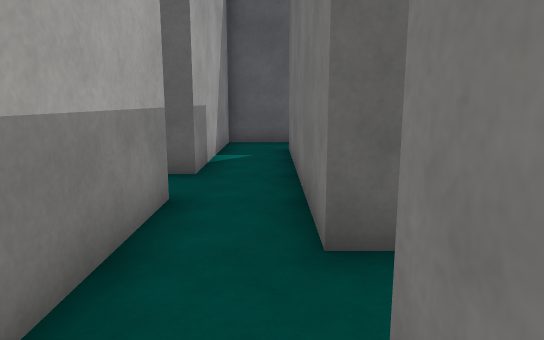
view 1 (above)

24 first-person views from a walk through a scene from a Unity 3-D project. The camera is 1.4 m above the floor, tilts 10° down and sees 70° across. The floor is counted in squares, 1 m on a side. Each view is taken from the middle of a square. On the plan, view 1 faces up. The plan holds only what a view shows up to about 16 squares ahead; the rest is blank. Surface patterns are stand-ins for the level's own textures.

view 2
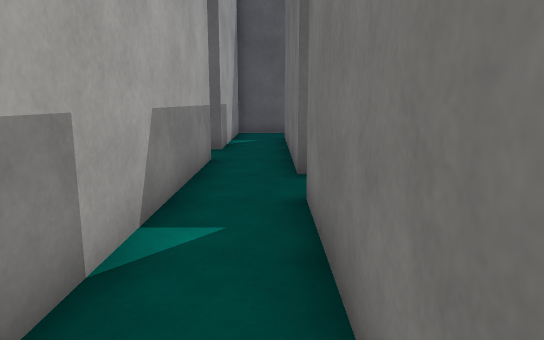

view 3
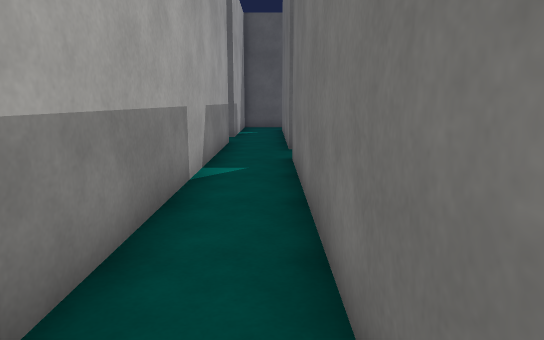

view 4
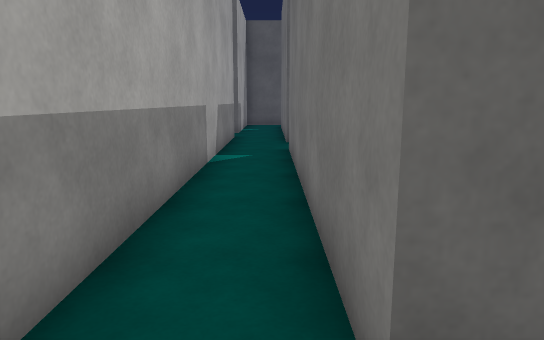

view 5
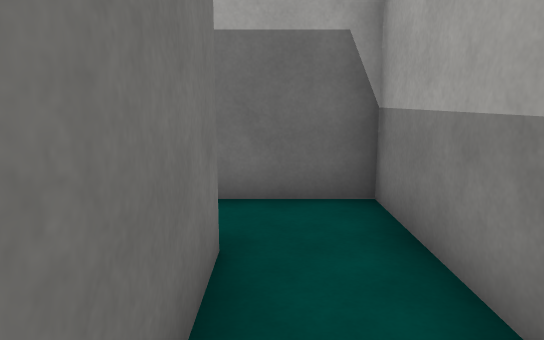

view 6
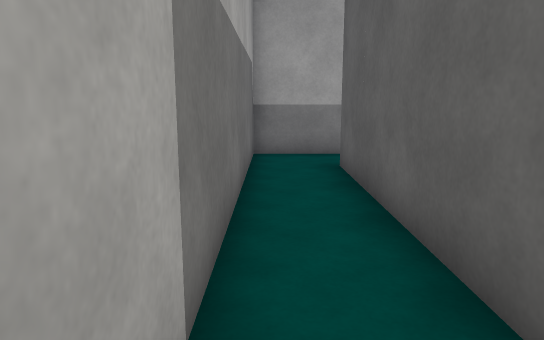

view 7
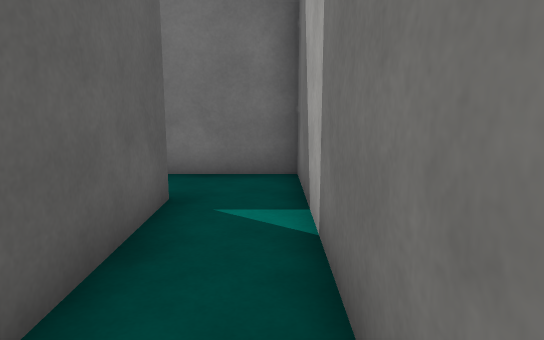

view 8
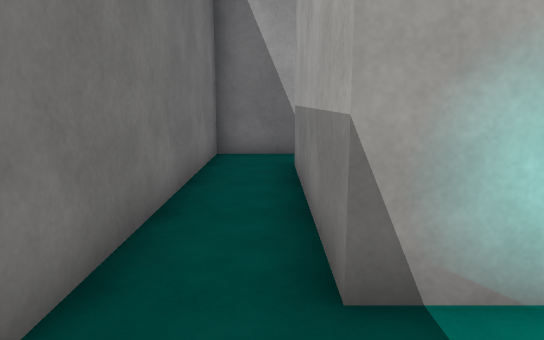

view 9
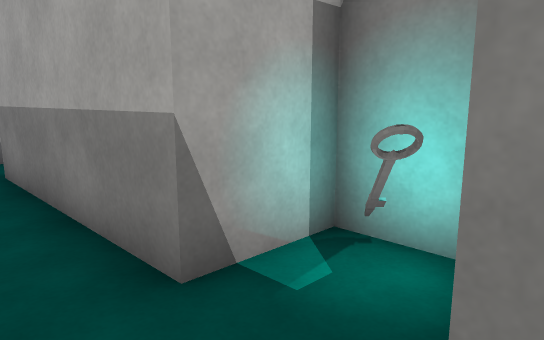

view 10
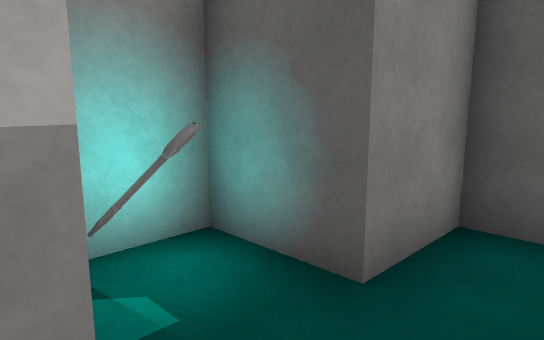

view 11
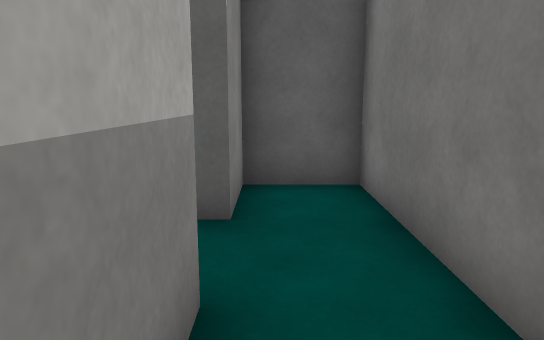

view 12
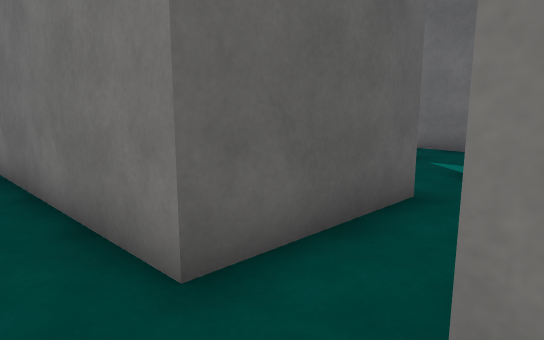

view 13
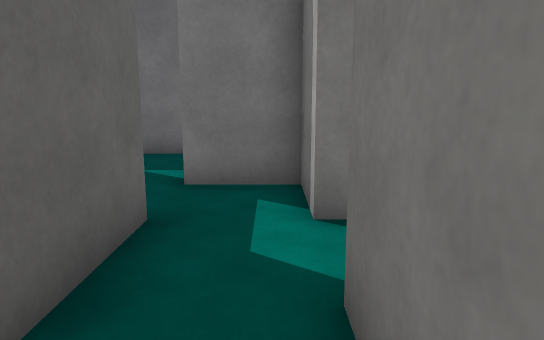

view 14
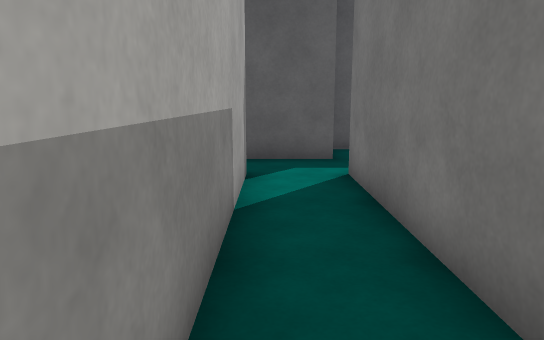

view 15
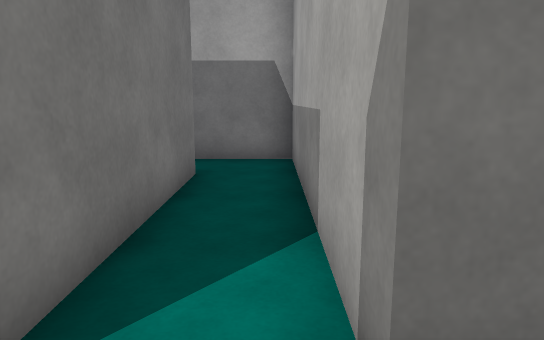

view 16
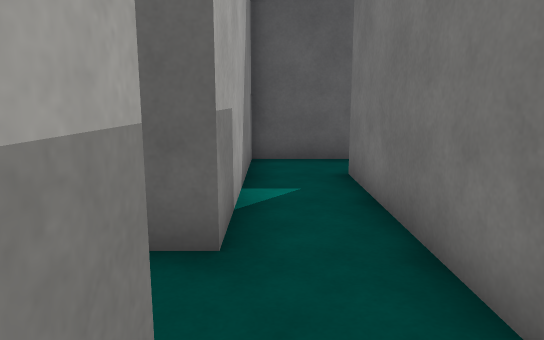

view 17
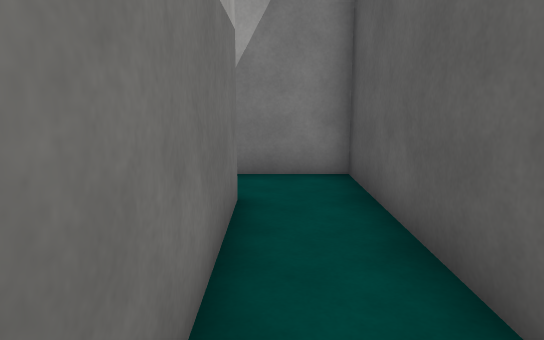

view 18
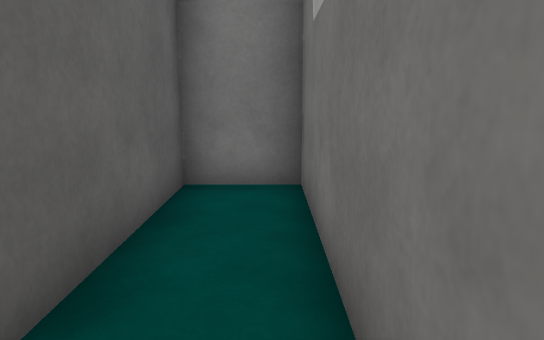

view 19
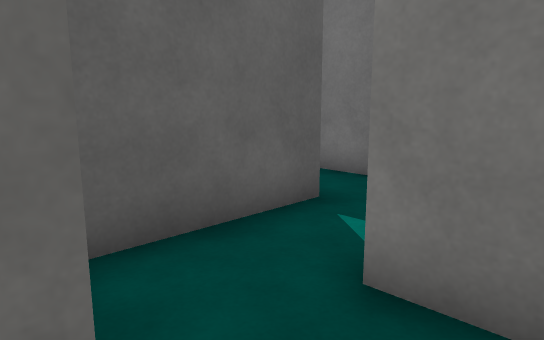

view 20
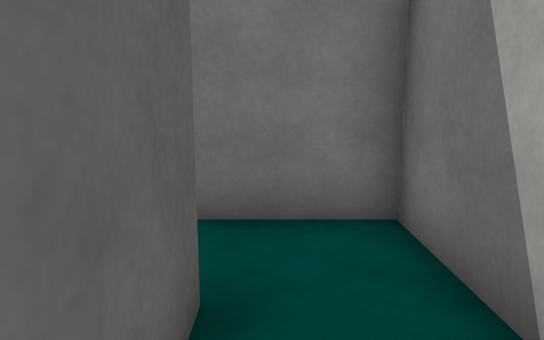

view 21
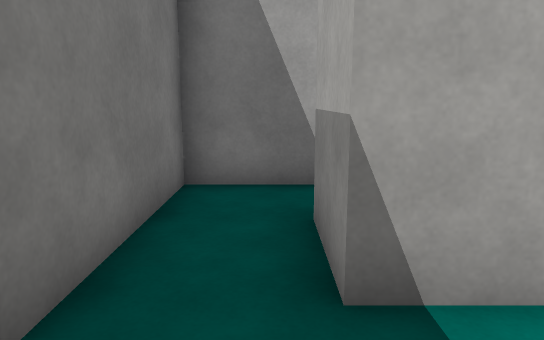

view 22
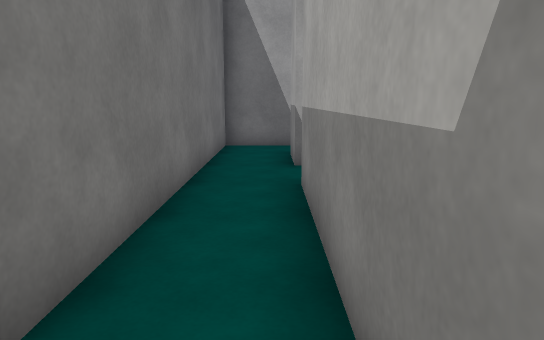

view 23
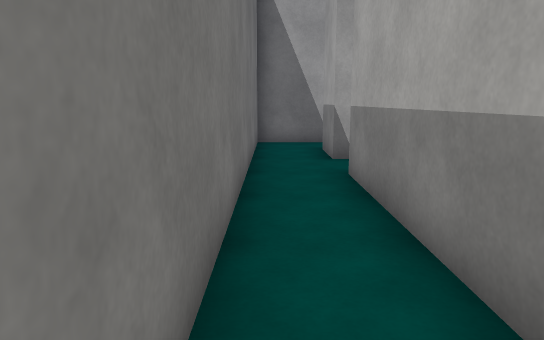

view 24
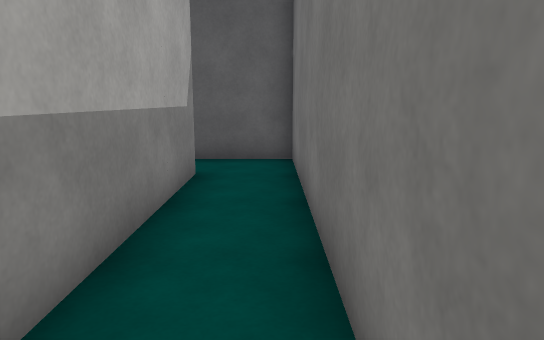

### Floor plan
Ten units are one square. View 1 is at (0, 0); x grows to the right and y downward. Boxes are objects, and circles mark ways between rooms. Rooms are numbered by the first view taken in them; rooms with no view inside come last. Other rooms are left out.
<svg viewBox="-30 -180 140 290">
<path fill="none" stroke="#000" d="M24 -35 5 -35 5 -55M-15 -55 -15 105 105 105 105 -15 85 -15 85 5 65 5 65 25 85 25 85 85 5 85 5 -15 25 -15M25 -15 25 65 50 65M46 -35 24 -35M45 45 45 -15 65 -15 65 -35M85 -55 48 -55M5 -55 5 -115 65 -115 65 -135 -15 -135 -15 -75M85 -155 85 -95M105 -75 105 -175 80 -175M71 -75 85 -75M85 -75 85 -55M79 -35 105 -35 105 -75"/>
<rect x="65" y="15" width="10" height="10" fill="#bbb"><title>key</title></rect>
<circle cx="15" cy="-25" r="3" fill="#2a7"/>
<circle cx="-5" cy="-45" r="3" fill="#2a7"/>
<circle cx="75" cy="-45" r="3" fill="#2a7"/>
<circle cx="95" cy="-65" r="3" fill="#2a7"/>
<text x="70" y="20">1</text>
<text x="40" y="0">2</text>
<text x="10" y="-120">3</text>
<text x="90" y="-130">4</text>
<text x="90" y="-60">5</text>
</svg>
Room 1 opens to room 2. Room 1 opens to room 3. Room 2 opens to room 5. Room 4 opens to room 5.

Where each view was taken, in squares from view 1:
view 1: 0 up, 0 right, facing up
view 2: 4 down, 0 right, facing up
view 3: 8 down, 0 right, facing up
view 4: 10 down, 0 right, facing up
view 5: 5 down, 0 right, facing down
view 6: 10 down, 9 right, facing left
view 7: 10 down, 3 right, facing right
view 8: 0 up, 9 right, facing down
view 9: 0 up, 10 right, facing down-left
view 10: 3 down, 10 right, facing up-left
view 11: 5 down, 9 right, facing up
view 12: 1 up, 1 left, facing up-right
view 13: 2 up, 0 right, facing right
view 14: 6 down, 3 right, facing up
view 15: 3 up, 3 right, facing down
view 16: 4 up, 1 left, facing up
view 17: 12 up, 6 right, facing left
view 18: 12 up, 0 right, facing right
view 19: 2 up, 4 right, facing up-right
view 20: 5 up, 6 right, facing right
view 21: 10 up, 9 right, facing down
view 22: 16 up, 9 right, facing down
view 23: 17 up, 10 right, facing down
view 24: 8 up, 10 right, facing up
